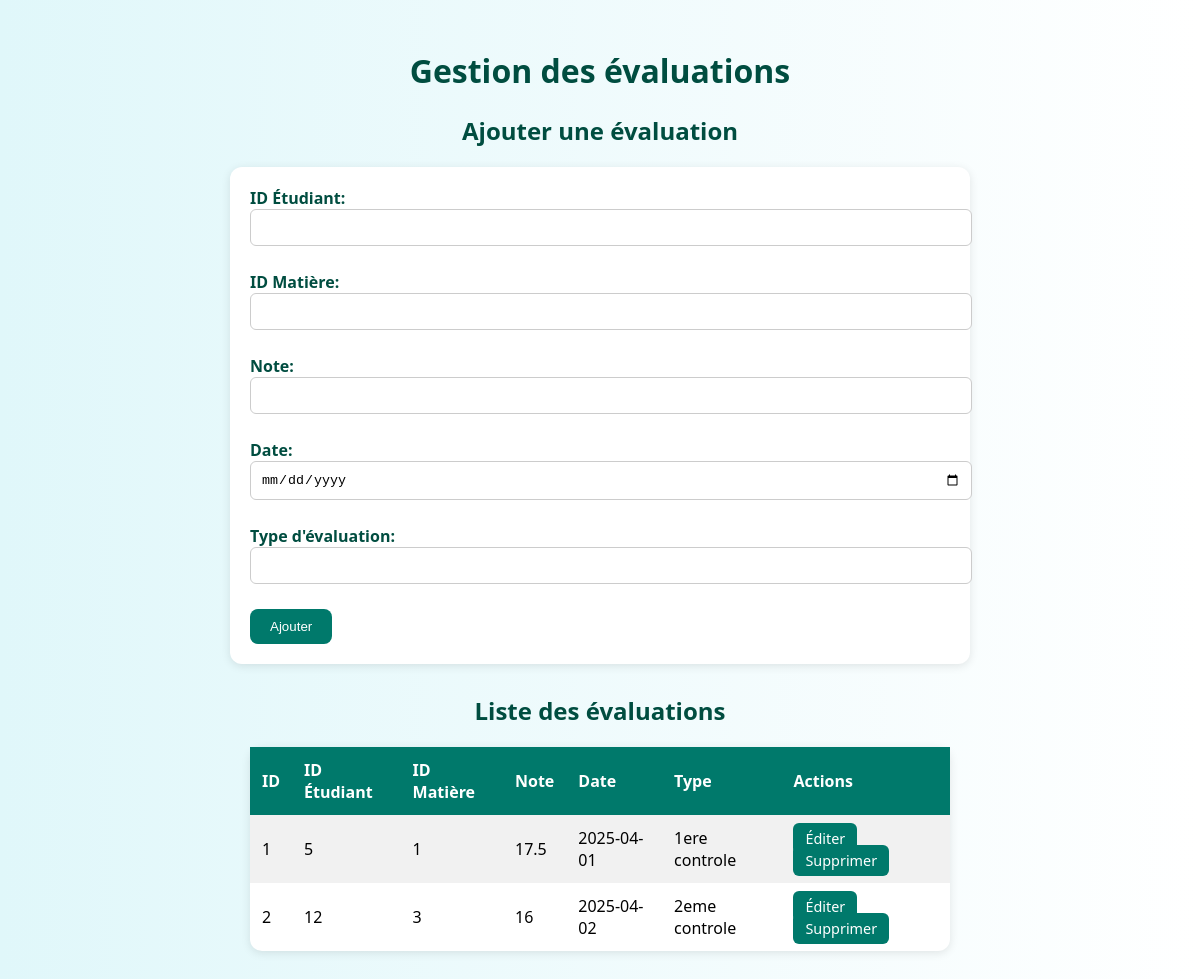
Page /evaluation.php on the committed database.
### tables this page shows
CREATE TABLE `evaluations` (
  `id_evaluation` int(11) NOT NULL,
  `id_etudiant` int(11) DEFAULT NULL,
  `id_matiere` int(11) DEFAULT NULL,
  `note` float DEFAULT NULL,
  `date_evaluation` date DEFAULT NULL,
  `type_controle` varchar(50) NOT NULL,
  `nom_filiere` varchar(50) NOT NULL,
  `nom_matiere` varchar(50) NOT NULL
);

### evaluation.php (the view, shortened to what this page needs)
<?php
$host = 'localhost';
$dbname = 'gestion_scolarite';
$user = 'root';
$password = '';
try {
    $pdo = new PDO("mysql:host=$host;dbname=$dbname;charset=utf8", $user, $password);
    $pdo->setAttribute(PDO::ATTR_ERRMODE, PDO::ERRMODE_EXCEPTION);
} catch (PDOException $e) {
    die("Erreur de connexion : " . $e->getMessage());
}
function getEvaluations() {
    global $pdo;
    $sql = "SELECT * FROM evaluations";
    return $pdo->query($sql)->fetchAll(PDO::FETCH_ASSOC);
}
?>
<!DOCTYPE html>
<html lang="fr">
<head>
</head>
<body>
    <h1>Gestion des évaluations</h1>
    <h2>Ajouter une évaluation</h2>
    <form method="post">
        <label>ID Étudiant: <input type="number" name="id_etudiant" required></label>
        <label>ID Matière: <input type="number" name="id_matiere" required></label>
        <label>Note: <input type="number" step="0.1" name="note" required></label>
        <label>Date: <input type="date" name="date_evaluation" required></label>
        <label>Type d'évaluation: <input type="text" name="type_evaluation" required></label>
        <button type="submit" name="ajouter">Ajouter</button>
    </form>
    <h2>Liste des évaluations</h2>
    <table>
        <tr>
            <th>ID</th>
            <th>ID Étudiant</th>
            <th>ID Matière</th>
            <th>Note</th>
            <th>Date</th>
            <th>Type</th>
            <th>Actions</th>
        </tr>
        <?php foreach (getEvaluations() as $eval): ?>
        <tr>
            <td><?= $eval['id_evaluation'] ?></td>
            <td><?= $eval['id_etudiant'] ?></td>
            <td><?= $eval['id_matiere'] ?></td>
            <td><?= $eval['note'] ?></td>
            <td><?= $eval['date_evaluation'] ?></td>
            <td><?= $eval['type_controle'] ?></td>
            <td>
                <a href="?edit=<?= $eval['id_evaluation'] ?>">Éditer</a>
                <a href="?delete=<?= $eval['id_evaluation'] ?>" onclick="return confirm('Supprimer cette évaluation?')">Supprimer</a>
            </td>
        </tr>
        <?php endforeach; ?>
    </table>
</body>
</html>

### evaluation.php (style rules this page uses)
body { background: linear-gradient(to right, #e0f7fa, #ffffff); font-family: 'Segoe UI', Tahoma, Geneva, Verdana, sans-serif; padding: 20px; }
h1, h2 { text-align: center; color: #004d40; }
form, table { background: white; margin: 0 auto 30px; padding: 20px; border-radius: 12px; max-width: 700px; box-shadow: 0 2px 10px rgba(0,0,0,0.1); }
label { display: block; margin-bottom: 10px; color: #004d40; font-weight: bold; }
input[type="number"], input[type="date"], input[type="text"] { width: 100%; padding: 10px; margin-bottom: 15px; border: 1px solid #ccc; border-radius: 6px; }
button { background: #00796b; color: white; padding: 10px 20px; border: none; border-radius: 8px; cursor: pointer; }
table { width: 100%; border-collapse: collapse; }
th, td { padding: 12px; text-align: left; }
th { background: #00796b; color: white; }
tr:nth-child(even) { background-color: #f1f1f1; }
a { padding: 6px 12px; background: #00796b; color: white; text-decoration: none; border-radius: 6px; font-size: 0.9rem; }

### rows in the picture
evaluations: id_evaluation "1", id_etudiant "5", id_matiere "1", note "17.5", date_evaluation "2025-04-01", type_controle "1ere controle"
evaluations: id_evaluation "2", id_etudiant "12", id_matiere "3", note "16", date_evaluation "2025-04-02", type_controle "2eme controle"
